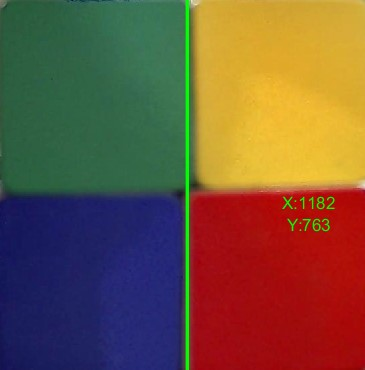
#> input picture Imagenes/brazocolores.jpg, 365 x 370 px, given in place of the camera
$ python detColor.py
#> lines starting #> are read from the running program, lines starting #| are printed output that depends on the picture; after the words box and inside, x2 and y2 are one past the last pixel; in counts of white or black regions, pixels touching at a corner belong together
import numpy as np
import cv2 as cv
import matplotlib.pyplot as plt

def dibujar(mask, color):
    contornos, hierc = cv.findContours(mask, cv.RETR_EXTERNAL, cv.CHAIN_APPROX_SIMPLE)

    for c in contornos:
        area = cv.contourArea( c )
        if area > 1000:
            M=cv.moments(c )
            if (M["m00"] == 0): M["m00"] = 1
            x = int(M["m10"]/M["m00"])
            y = int(M["m01"]/M["m00"])
            cv.circle(frame, (x, y), 7, (0, 255), -1)
            font = cv.FONT_HERSHEY_SIMPLEX
            if color == (0, 255, 0):
                titleColor = 'Verde'
            if color == (255, 0, 0):
                titleColor = 'Azul'
            if color == (0, 0, 255):
                titleColor = 'Rojo'
            if color == (0, 255, 255):
                titleColor = 'Amarillo'
            cv.putText(frame, '{},{}'.format(x, y), (x+10, y), font, 0.75, (0, 255, 0), 1, cv.LINE_AA)
            cv.putText(frame, titleColor  , (x+10, y-30), font, 0.60, (0, 255, 0), 2, cv.LINE_AA)

            nuevoContorno = cv.convexHull( c)
            cv.drawContours(frame, [nuevoContorno] , 0, color, 3)


cap=cv.VideoCapture(0)

lowSvalue = 190
highSvalue = 255

lowVvalue = 20
highVvalue = 255

blueBajo = np.array([100, lowSvalue, lowVvalue], np.uint8)
blueAlto = np.array([125, highSvalue, highVvalue], np.uint8)

greenBajo = np.array([46, lowSvalue-100, lowVvalue], np.uint8)
greenAlto = np.array([85, highSvalue, highVvalue], np.uint8)

yellowBajo = np.array([15, lowSvalue, lowVvalue], np.uint8)
yellowAlto = np.array([45, highSvalue, highVvalue], np.uint8)


redBajo1 = np.array([0, lowSvalue, lowVvalue], np.uint8)
redAlto1 = np.array([8, highSvalue, highVvalue], np.uint8)

redBajo2 = np.array([175, lowSvalue, lowVvalue], np.uint8)
redAlto2 = np.array([179, highSvalue, highVvalue], np.uint8)

font = cv.FONT_HERSHEY_SIMPLEX


while True:
    ret, frame = cap.read()
#> frame is the input picture: shape (370, 365, 3); mean B, G, R 60.6, 84.6, 113.2
    if ret == True:
        frameHSV = cv.cvtColor(frame, cv.COLOR_BGR2HSV)
#> frameHSV: shape (370, 365, 3); mean H, S, V 70.8, 183, 146.7
        maskBlue = cv.inRange(frameHSV, blueBajo, blueAlto)
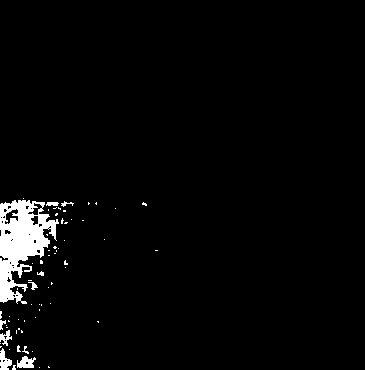
#> maskBlue: shape (370, 365); 3% white; 67 white regions (57 under 20 px), largest, box (x1, y1, x2, y2) and area: (0, 200, 59, 304) 3191, (0, 348, 12, 370) 153, (17, 356, 36, 368) 152
        maskYellow = cv.inRange(frameHSV, yellowBajo, yellowAlto)
#> maskYellow: shape (370, 365); 19.3% white; 41 white regions (30 under 20 px), largest, box (x1, y1, x2, y2) and area: (206, 2, 365, 181) 25336, (189, 198, 190, 370) 172, (312, 218, 325, 232) 64
        maskRed1 = cv.inRange(frameHSV, redBajo1, redAlto1)
#> maskRed1: shape (370, 365); 13.2% white; 22 white regions (14 under 20 px), largest, box (x1, y1, x2, y2) and area: (210, 189, 365, 370) 17339, (212, 216, 236, 236) 171, (214, 276, 224, 286) 68
        maskRed2 = cv.inRange(frameHSV, redBajo2, redAlto2)
#> maskRed2: shape (370, 365); 9.1% white; 67 white regions (52 under 20 px), largest, box (x1, y1, x2, y2) and area: (191, 195, 321, 370) 10811, (260, 278, 298, 312) 437, (306, 362, 336, 370) 155
        maskRed = cv.add(maskRed1, maskRed2)
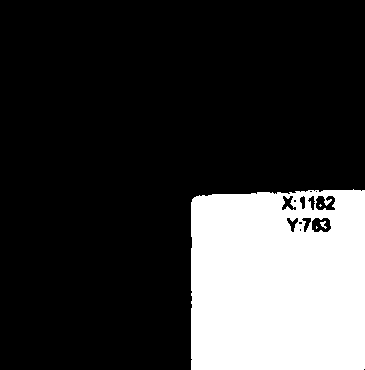
#> maskRed: shape (370, 365); 22.3% white; 4 white regions (2 under 20 px), largest, box (x1, y1, x2, y2) and area: (191, 189, 365, 370) 30098, (320, 221, 327, 229) 27
        maskGreen = cv.inRange(frameHSV, greenBajo, greenAlto)
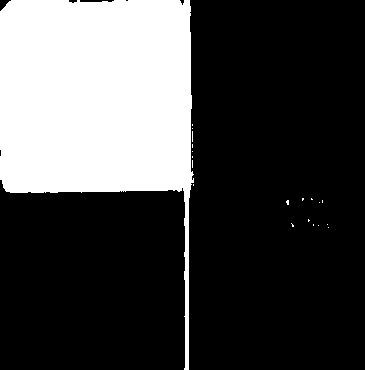
#> maskGreen: shape (370, 365); 27.6% white; 20 white regions (19 under 20 px)

        dibujar(maskBlue,(255,0,0))
#> in dibujar, `contornos, hierc = cv.findContours(mask, cv.RETR_EXTERNAL, cv.CHAIN_AP..`: contornos = 67 contours, 61 with area under 20; largest, box (x1, y1, x2, y2) and area: (0, 200, 59, 304) 3226, (0, 348, 12, 370) 128, (17, 356, 36, 368) 126, (0, 330, 12, 346) 71, (46, 202, 59, 206) 30, (28, 282, 38, 290) 20
#> the loop in dibujar, `for c in contornos:` made 67 passes
#> (area, x, y, font, titleColor) on pass 66: (3226.5, 20, 240, 0, 'Azul')
#> area on passes 4, 7, 14, 34: 125.5, 127.5, 71, 20.5
#> after the loop in dibujar, `for c in contornos:`:
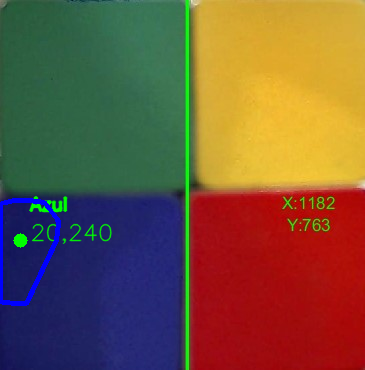
#> frame: shape (370, 365, 3); 1.67% of pixels changed, all inside (x1, y1, x2, y2) = (0, 196, 112, 306)
        dibujar(maskYellow,(0,255,255))
#> call 2 of dibujar, with color = (0, 255, 255)
#> in dibujar (call 2), `contornos, hierc = cv.findContours(mask, cv.RETR_EXTERNAL, cv.CHAIN_AP..`: contornos = 41 contours, 36 with area under 20; largest, box (x1, y1, x2, y2) and area: (206, 2, 365, 181) 25134, (316, 196, 325, 210) 64, (312, 218, 325, 232) 51, (326, 197, 335, 210) 23, (322, 218, 330, 230) 21
#> the loop in dibujar (call 2), `for c in contornos:` made 41 passes
#> (area, x, y, font, titleColor) on pass 41: (25133.5, 286, 92, 0, 'Amarillo')
#> area on passes 3, 4, 11, 15: 21, 51, 23, 64
#> after the loop in dibujar (call 2), `for c in contornos:`:
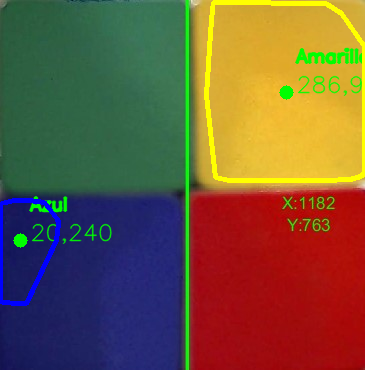
#> frame: shape (370, 365, 3); 3.24% of pixels changed, all inside (x1, y1, x2, y2) = (204, 0, 365, 183)
        dibujar(maskRed,(0,0,255))
#> call 3 of dibujar, with color = (0, 0, 255)
#> in dibujar (call 3), `contornos, hierc = cv.findContours(mask, cv.RETR_EXTERNAL, cv.CHAIN_AP..`: contornos = 1 contour; box (x1, y1, x2, y2) and area: (191, 189, 365, 370) 30519
#> the loop in dibujar (call 3), `for c in contornos:` made 1 pass
#> (area, x, y, font, titleColor) on pass 1: (30519, 278, 280, 0, 'Rojo')
#> after the loop in dibujar (call 3), `for c in contornos:`:
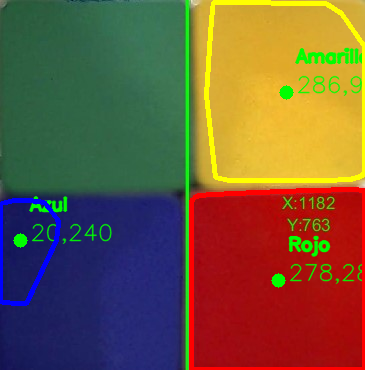
#> frame: shape (370, 365, 3); 3% of pixels changed, all inside (x1, y1, x2, y2) = (189, 187, 365, 370)
        dibujar(maskGreen,(0,255,0))
#> call 4 of dibujar, with color = (0, 255, 0)
#> in dibujar (call 4), `contornos, hierc = cv.findContours(mask, cv.RETR_EXTERNAL, cv.CHAIN_AP..`: contornos = 20 contours, 19 with area under 20; largest, box (x1, y1, x2, y2) and area: (0, 0, 194, 370) 36651
#> the loop in dibujar (call 4), `for c in contornos:` made 20 passes
#> (area, x, y, font, titleColor) on pass 20: (36651, 96, 98, 0, 'Verde')
#> after the loop in dibujar (call 4), `for c in contornos:`:
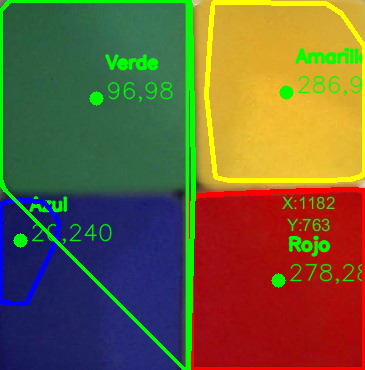
#> frame: shape (370, 365, 3); 3.9% of pixels changed, all inside (x1, y1, x2, y2) = (0, 0, 196, 370)
        cv.imshow('frame', frame)

        if cv.waitKey(1) & 0xFF == ord('s'):
#> (key Esc is pressed here)
            break

cap.release()
cv.destroyAllWindows()
